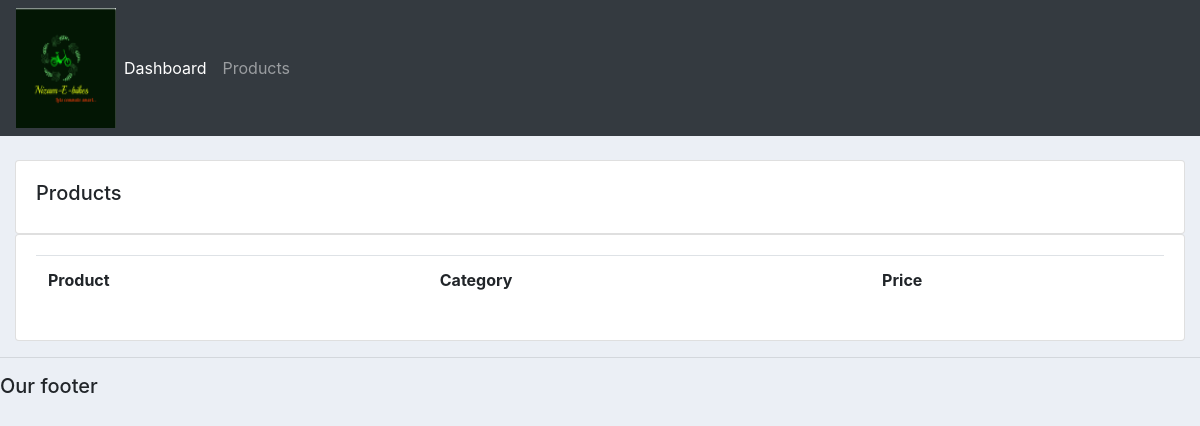
Before: /products/ with the older database file.
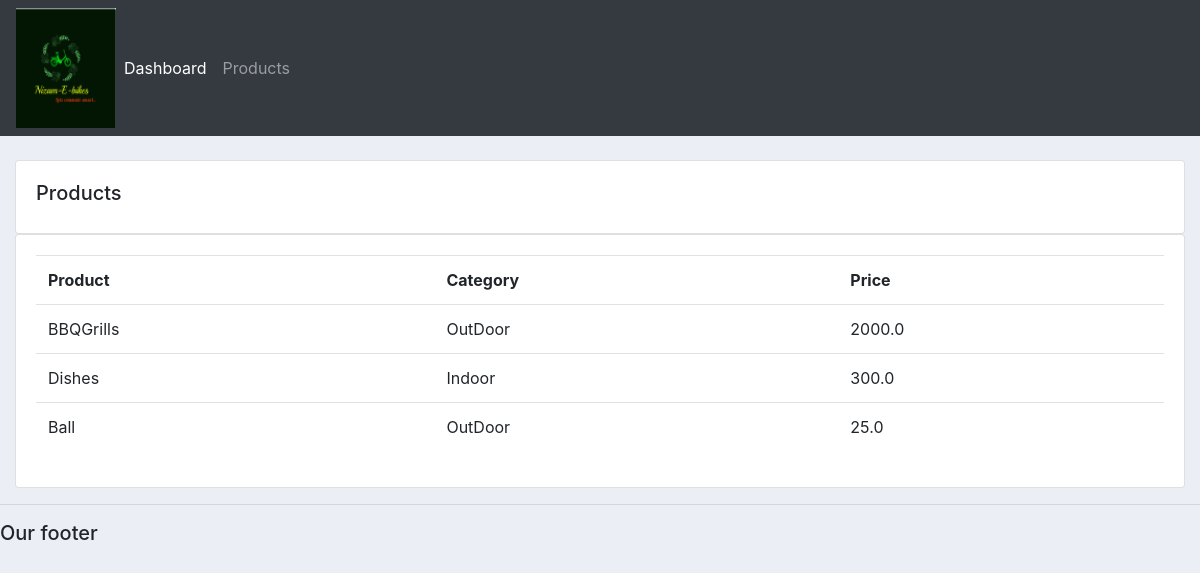
After: the same page with the newer database file.
### accounts/models.py (models this page shows, shortened)
class Product(models.Model):
    STATUS=(
        ('Indoor','Indoor'),('OutDoor','OutDoor'))
    name=models.CharField(max_length=200,null=True)
    price=models.FloatField(null=True)
    category=models.CharField(max_length=200,null=True,choices=STATUS)
    description=models.CharField(max_length=200,null=True)
    date_created=date_created=models.DateTimeField(auto_now_add=True)
    tags=models.ManyToManyField(Tag)

### accounts/views.py (the view)
# urls.py: path('products/',views.products),
def products(request):
    products=Product.objects.all()
    return render(request,'accounts/products.html',{'products':products})

### accounts/templates/accounts/products.html
{%  extends 'accounts/main.html' %}
{% block content %}
		<br>
		<div class="row">
			<div class="col-md">
				<div class="card card-body">
					<h5>Products</h5>
				</div>
				<div class="card card-body">
					<table class="table">
						<tr>
							<th>Product</th>
							<th>Category</th>
							<th>Price</th>
						</tr>
						{% for i in products %}
							<tr>
								<td>{{i.name}}</td>
								<td>{{i.category}}</td>
								<td>{{i.price}}</td>
							</tr>
						{% endfor %}
					</table>
				</div>
			</div>
		</div>
{% endblock content %}

### accounts/templates/accounts/main.html (shortened to what this page needs)
{% load static%}
<!DOCTYPE html>
<html>
<head>
	<link rel="stylesheet" href="https://stackpath.bootstrapcdn.com/bootstrap/4.3.1/css/bootstrap.min.css">
	<link rel="stylesheet" type="text/css" href="{% static '/css/main.css' %}">
</head>
<body>
	{%  include 'accounts/navbar.html' %}
	<div class="container-fluid">
	{% block content %}
	{% endblock %}
    </div>
	<hr>
	<h5>Our footer</h5>
</body>
</html>

### accounts/templates/accounts/navbar.html (shortened to what this page needs)
{%load static%}
<nav class="navbar navbar-expand-lg navbar-dark bg-dark">
    <img src="{% static 'images/nizamebikes.png'%}" style="width:100px;height:120px;">
    <div class="collapse navbar-collapse" id="navbarNav">
      <ul class="navbar-nav">
        <li class="nav-item active">
          <a class="nav-link" href="#">Dashboard</a>
        </li>
        <li class="nav-item">
          <a class="nav-link" href="#">Products</a>
        </li>
      </ul>
    </div>
  </nav>

### static/css/main.css (style rules this page uses)
body { background-color: #ebeff5; }

Changed rows visible on the page:
added Product: name "BBQGrills", category "OutDoor", price "2000.0"
added Product: name "Dishes", category "Indoor", price "300.0"
added Product: name "Ball", category "OutDoor", price "25.0"
